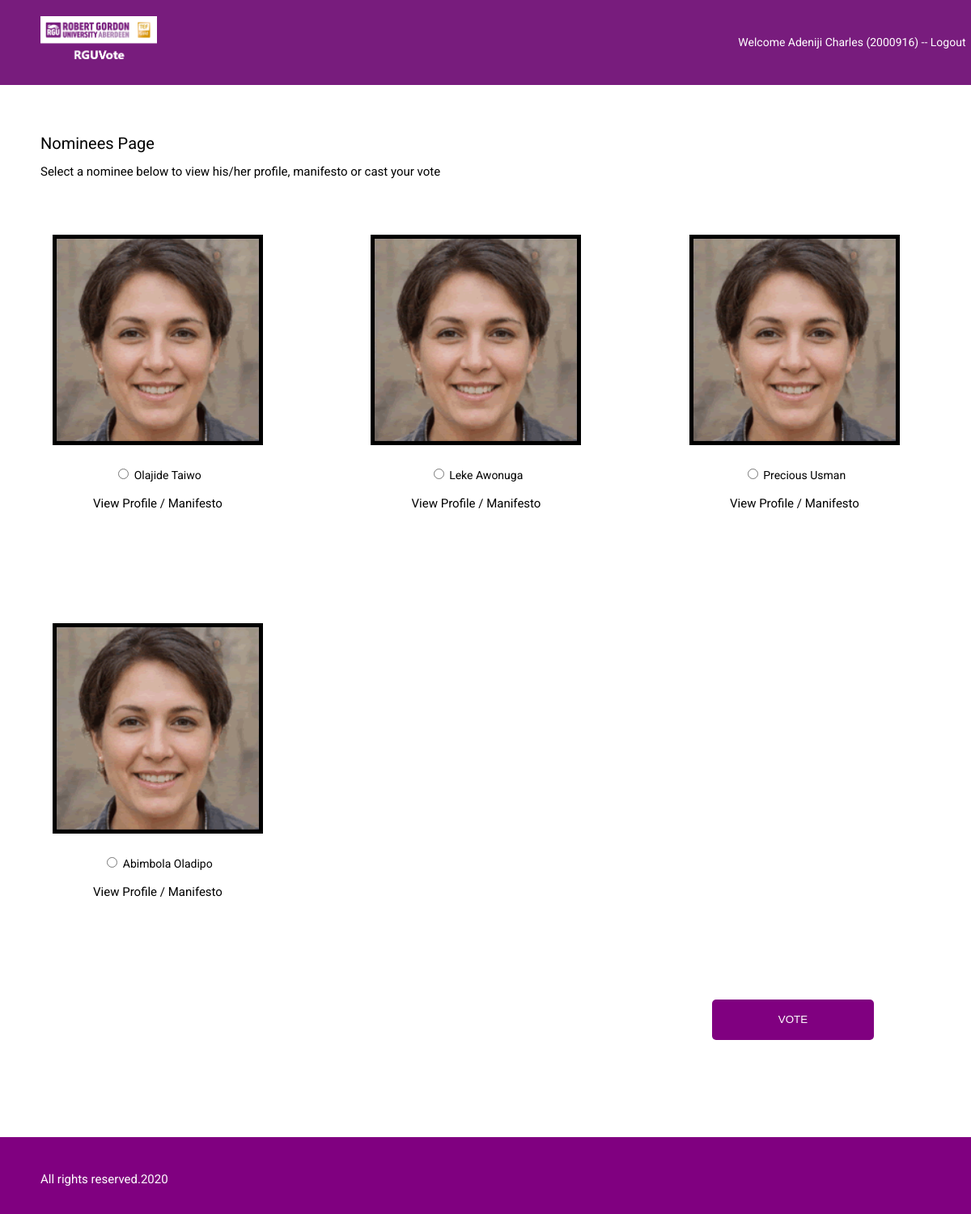
The app's page /nominees.php?position=2 (signed in), older data.
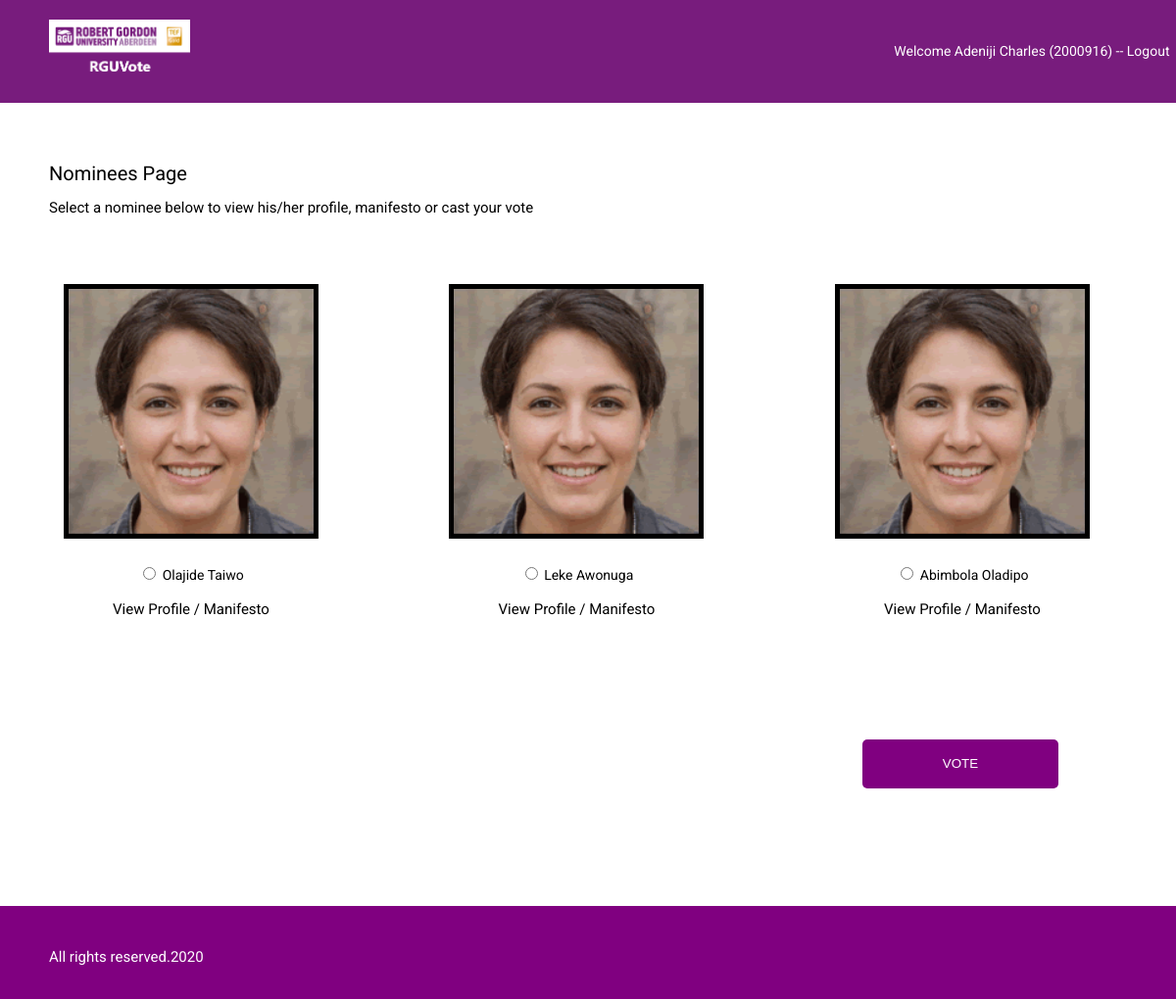
The same page, newer data.
### tables this page shows
CREATE TABLE `nominees` (
  `id` int(11) NOT NULL AUTO_INCREMENT,
  `student_id` int(11) DEFAULT NULL,
  `name` varchar(255) DEFAULT NULL,
  `level` varchar(255) DEFAULT NULL,
  `school` varchar(255) DEFAULT NULL,
  `sex` varchar(255) DEFAULT NULL,
  `ethnicity` varchar(255) DEFAULT NULL,
  `bio` varchar(255) DEFAULT NULL,
  `manifesto` varchar(255) DEFAULT NULL,
  `position` varchar(255) DEFAULT NULL,
  `picture` varchar(255) DEFAULT '',
  `created_at` timestamp NULL DEFAULT current_timestamp() ON UPDATE current_timestamp(),
  PRIMARY KEY (`id`)
);

### include/functions.php (called while the page is built, shortened)
<?php
function check_input($data) {
    $data = filter_var ($data, FILTER_SANITIZE_STRING);
    $data = trim ($data);
    $data = stripslashes ($data);
    $data = htmlentities ($data);
    return $data;
}
?>

### nominees.php (the view, shortened to what this page needs)
<?php
require_once "include/connection.php";
require_once "include/functions.php";
$position = check_input($_GET['position']);
$name = check_input($_GET['name']);
$nominees = mysqli_query($connect, "SELECT * FROM nominees WHERE position = '$position'");
?>
<!DOCTYPE html>
<html>
<head>
    <link rel="stylesheet" href="css/reset.css">
    <link href="css/modifiers.css" rel="stylesheet">
    <link rel="stylesheet" href="css/main.css">
    <link rel="stylesheet" href="sweetalert/sweetalert.css">
</head>
<body>
<header>
    <div id="logo">
        <img src="images/logo.png">
    </div>
    <div id="nav">
        Welcome <?php echo $_SESSION['student_name']?> (<?php echo $_SESSION["student_id"]; ?>) -- <a href="logout.php"> Logout </a>
    </div>
</header>
<main>
    <section id="heading">
        <h3> <?php echo $name; ?> Nominees Page </h3>
        <p> Select a nominee below to view his/her profile, manifesto or cast your vote</p>
    </section>
    <section>
        <form action="handlers/vote.php" method="post">
            <?php $id = 1; while($row = mysqli_fetch_array($nominees)){?>
                <article data-id="<?php echo $id; ?>">
                    <img src="images/nominee.png" class="outline-thick" style="display: block; margin: auto; margin-bottom: 30px">
                    <input type="radio" data-name="<?php echo $row['name'];?>" data-pos="<?php echo $name;?>" data-position-id=<?php echo $position?> id="radio<?php echo $id;?>" name="vote" class="" value="<?php echo $row['id'];?>">
                    <span><?php echo $row['name']; ?></span>
                    <p> <a href="nominee.php?id=<?php echo $row['student_id']; ?>&posname=<?php echo $name ?>&position=<?php echo $position;?>">View Profile / Manifesto</a> </p>
                </article>
            <?php $id++; } ?>
            <article style="margin-top: 0; padding-top: 0; float: right;">
                <input type="button" id="button" value="VOTE">
            </article>
        </form>
    </section>
</main>
<footer>
    <p>All rights reserved.2020</p>
</footer>
</body>
</html>

Row changes from the older to the newer data that the page shows:
removed nominees: name "Precious Usman"
